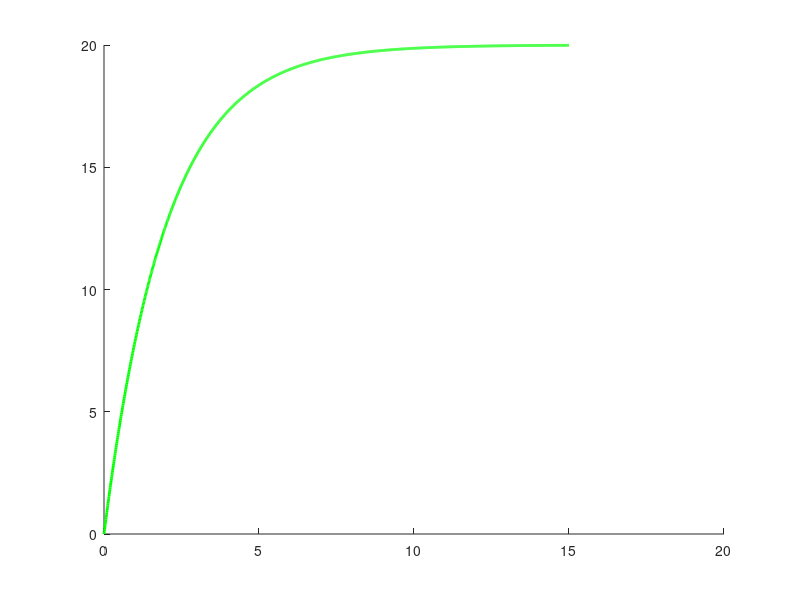

Write the MATLAB code that produced this figure. (Note: this script raises an error after producing the figure.)
% 1.c)

clear, close all

% Definindo as FTs Usadas no sistema
G   = tf(2, [1 0.5]);
Gd  = tf(2.5, [1 0.5]);

% Definindo as entradas e condicoes iniciais
U = tf(5, [1 0]);
Ud = 0;
X0 = 0;

% Definindo as resopostas das FTs
t = 0: 0.01:15;
[y_t_G, t] = impulse(G*U, t);
y_t_G = y_t_G + X0;

y_t = y_t_G;

% Calcular o valor final (regime permanente)
valor_final = y_t(end);


figure;
hold on;

    plot(t, y_t, 'g', 'LineWidth', 2, 'DisplayName', 'Saída');
    y_line = yline(valor_final, '--','LineWidth', 1, 'Color', [0.7 0.7 0.7]);
    set(y_line, 'HandleVisibility', 'off');  

    legend('Location', 'northeast');

    grid on;
    xlabel('Tempo [min]');
    ylabel('Temperatura [°C]');
    title('Resposta ao degrau');
    xlim([0 15]);
    ylim([0 25]); 

hold off;